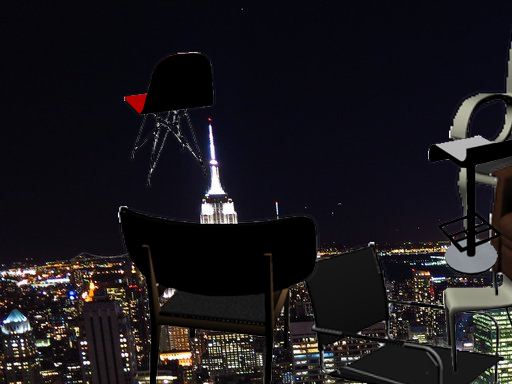
#> input picture demo2/00001_img1.ppm, 512 x 384 px, found by its file name
$ jupyter execute --allow-errors ppm_read.ipynb
#> lines starting #> are read from the running program, lines starting #| are printed output that depends on the picture
[cell 1]
import cv2 as cv
import matplotlib.pyplot as plt
import numpy as np

[cell 2]
path1 = "/home/panding/code/UR/FlyingChairs_release/data/00001_img1.ppm"
path2 = "/home/panding/code/UR/FlyingChairs_release/data/00001_img2.ppm"
img1 = cv.imread(path1)
#> img1 is the input picture: shape (384, 512, 3); mean B, G, R 28.2, 24.2, 26.6
img2 = cv.imread(path2)
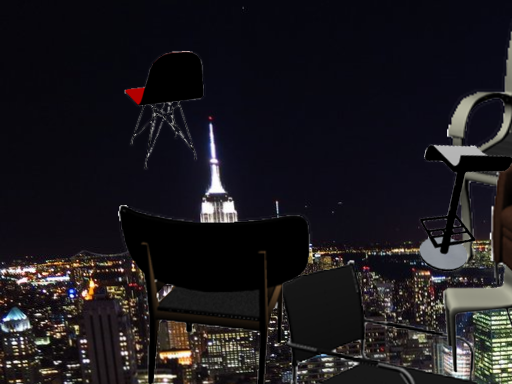
#> input picture demo2/00001_img2.ppm, 512 x 384 px, found by its file name
#> img2 is the input picture: shape (384, 512, 3); mean B, G, R 29.6, 25.8, 28.2

print(img1.shape)
#| (384, 512, 3)
print(img2.shape)
#| (384, 512, 3)
plt.figure()
plt.subplot(121)
plt.imshow(img1)
plt.subplot(122)
plt.imshow(img2)
plt.show()
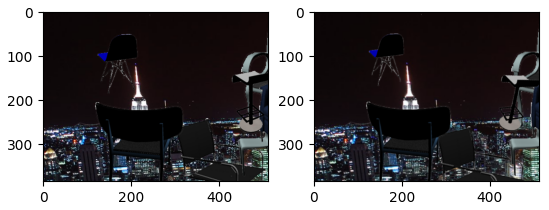
#> figure drawn by matplotlib, 2 panels; B, G, R data is drawn as R, G, B
